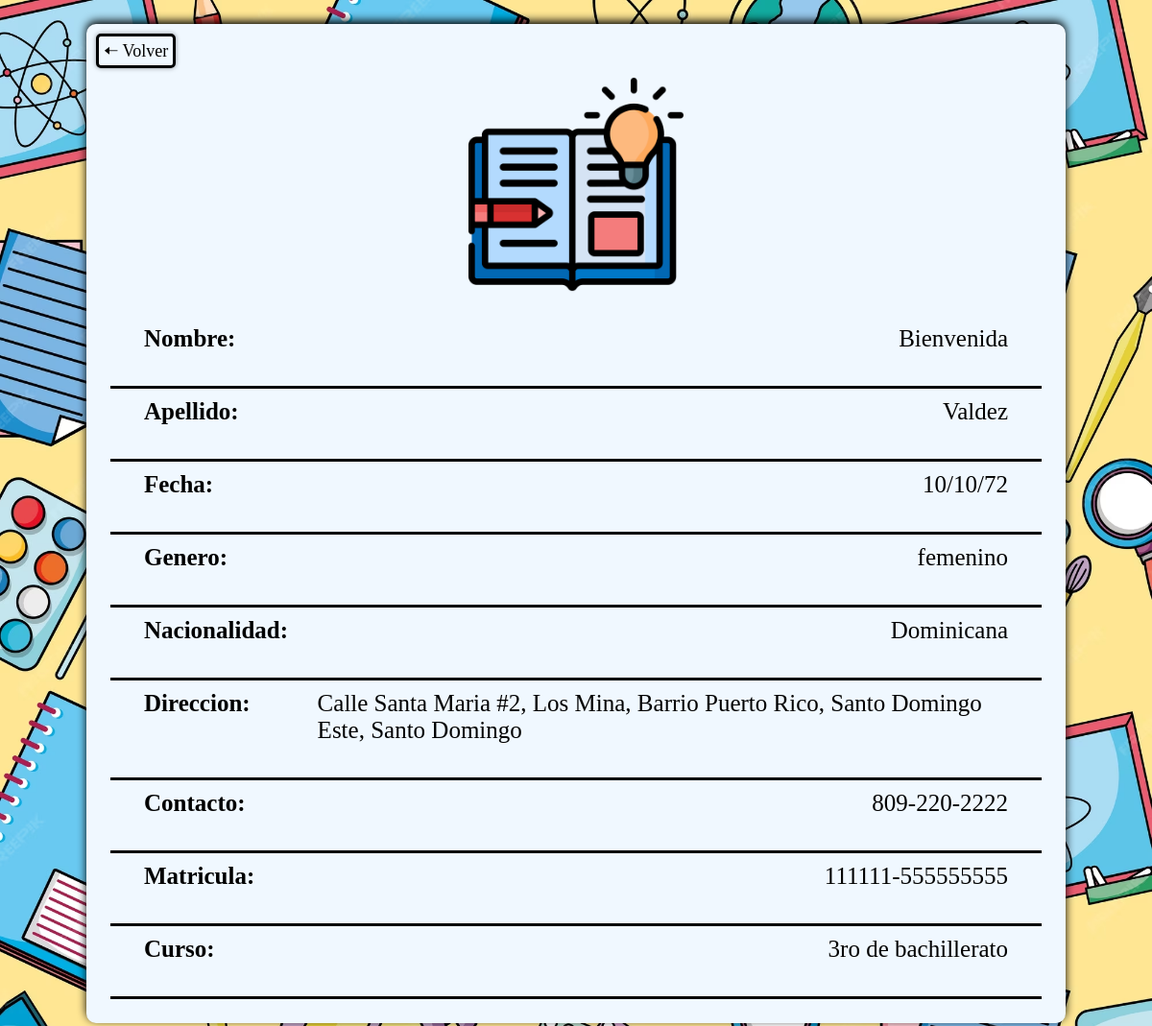
The page /ver/19 on the database its author committed.
### base/models.py (models this page shows, shortened)
class Registro(models.Model):
    OPCIONES_GENERO = [
        ('masculino', 'Masculino'),
        ('femenino', 'Femenino'),
    ]
    OPCIONES_NACIONALIDAD = [
        ('Dominicana', 'Dominicana'),
        ('Haitiana', 'Haitiana'),
        ('Venezolana', 'Venezolana'),
        ('Colombiana', 'Colombiana'),
        ('Peruana', 'Peruana'),
    ]
    OPCIONES_CURSO = [
        ('1ro de bachillerato', '1ro de bachillerato'),
        ('2do de bachillerato', '2do de bachillerato'),
        ('3ro de bachillerato', '3ro de bachillerato'),
        ('4to de bachillerato', '4to de bachillerato'),
        ('5to de bachillerato', '5to de bachillerato'),
        ('6to de bachillerato', '6to de bachillerato'),
    ]
    nombre = models.CharField(max_length=100, null=True, blank=True)
    apellido = models.CharField(max_length=100, null=True, blank=True)
    fecha = models.CharField(max_length=100, null=True, blank=True)
    genero = models.CharField(max_length=15, choices=OPCIONES_GENERO, null=True, blank=True)
    nacionalidad = models.CharField(max_length=100, choices=OPCIONES_NACIONALIDAD, default="Dominicana", null=True, blank=True)
    direccion = models.CharField(max_length=100, null=True, blank=True)
    contacto = models.CharField(max_length=15, null=True, blank=True)
    matricula = models.CharField(max_length=50, null=True, blank=True)
    curso = models.CharField(max_length=50, choices=OPCIONES_CURSO, null=True, blank=True)

### base/views.py (the view)
# urls.py: path('ver/<int:pk>', Ver.as_view(), name="ver"),
class Ver(DetailView):
    model = Registro
    template_name = "base/ver.html"
    context_object_name = "registro"

### base/templates/base/ver.html (shortened to what this page needs)
{% extends "base/basico.html" %}
{% block contenido %}
{% load static %}
<!DOCTYPE html>
<head>
</head>
<body>
    <div class="cuerpo">
        <a href="{% url 'inicio' %}" class="volver">&#x1F820; Volver</a>
        <div class="contenedor_imagen">
            <img src="{% static 'base/img/libro-abierto-512.png' %}" alt="icono" class="imagen">
        </div>
        <div class="lista_completa">
            <div class="contenido_ver">
                <h2 class="negrita">Nombre:</h2>
                <h2>{{registro.nombre}}</h2>
            </div>
            <div class="contenido_ver">
                <h2 class="negrita">Apellido:</h2>
                <h2>{{registro.apellido}}</h2>
            </div>
            <div class="contenido_ver">
                <h2 class="negrita">Fecha:</h2>
                <h2>{{registro.fecha}}</h2>
            </div>
            <div class="contenido_ver">
                <h2 class="negrita">Genero:</h2>
                <h2>{{registro.genero}}</h2>
            </div>
            <div class="contenido_ver">
                <h2 class="negrita">Nacionalidad:</h2>
                <h2>{{registro.nacionalidad}}</h2>
            </div>
            <div class="contenido_ver">
                <h2 class="negrita">Direccion:</h2>
                <h2>{{registro.direccion}}</h2>
            </div>
            <div class="contenido_ver">
                <h2 class="negrita">Contacto:</h2>
                <h2>{{registro.contacto}}</h2>
            </div>
            <div class="contenido_ver">
                <h2 class="negrita">Matricula:</h2>
                <h2>{{registro.matricula}}</h2>
            </div>
            <div class="contenido_ver">
                <h2 class="negrita">Curso:</h2>
                <h2>{{registro.curso}}</h2>
            </div>
        </div>
    </div>
</body>
</html>
{% endblock %}

### base/static/base/estilo1.css (style rules this page uses)
.cuerpo { background-color: aliceblue; margin: 25px auto; width: 85%; box-shadow: 0px -3px 10px rgba(0, 0, 0, 1); border-radius: 10px; }
.lista_completa { padding: 0px 25px 25px; }
.lista_completa h2 { padding: 0px 25px 25px; }
.contenedor_imagen { display: flex; align-items: center; justify-content: center; }
.imagen { background-color: aliceblue; width: 22%; margin: 25px; }
h2 { font-weight: normal; font-size: 25px; margin: 10px; }
.negrita { font-weight: bold; }
.contenido_ver { display: flex; justify-content: space-between; border-bottom: 3px solid; }
.volver { text-decoration: none; color: black; position: relative; top: 15px; left: 10px; border: black solid 3px; border-radius: 5px; font-size: 18px; padding: 5px; box-shadow: 0px 0px 5px rgba(0, 0, 0, 0.4); }

### rows shown on the page
Registro: nombre "Bienvenida", apellido "Valdez", fecha "10/10/72", genero "femenino", nacionalidad "Dominicana", direccion "Calle Santa Maria #2, Los Mina, Barrio Puerto Rico, Santo Domingo Este, Santo Domingo", contacto "809-220-2222", matricula "111111-555555555", curso "3ro de bachillerato"
